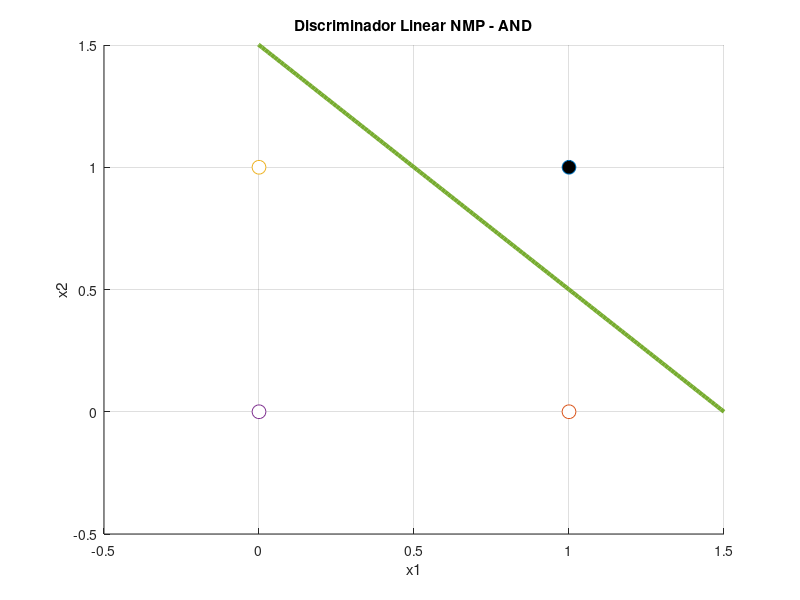

MATLAB code for this plot:
% NMP - Discriminador Linear - AND e OR logico
clear all
clc
x1=[1 1 0 0];
x2=[1 0 1 0];
w1=1;
w2=1;
%teta=0.5; % OR logico
teta=1.5;  % AND logico
hold on
for i=1:4
    u=(x1(i)*w1)+(x2(i)*w2)-teta; % Classificacao
    if(u>=0)
        Y(i)=1;
        % Desenha um ponto branco
        plot(x1(i), x2(i),'o','MarkerSize',10,'MarkerFaceColor',[0 0 0]);
    else
        % Desenha um ponto preto
        plot(x1(i), x2(i),'o','MarkerSize',10,'MarkerFaceColor',[1 1 1]);
        Y(i)=0;
    end
end
% Desenha o hiperplano
axis([-0.5,1.5,-0.5,1.5]);
xl1=-1.0:0.01:1.5;
xl2=-xl1*w1/w2+teta; % Hiperplano
plot(xl1,xl2,'LineWidth',3);
if teta == 0.5
    titulo = 'Discriminador Linear NMP - OR';
else
     titulo = 'Discriminador Linear NMP - AND';
end
title (titulo);
xlabel ('x1');
ylabel ('x2');
grid on;
hold off
% Tabela verdade
[x1' x2' Y']